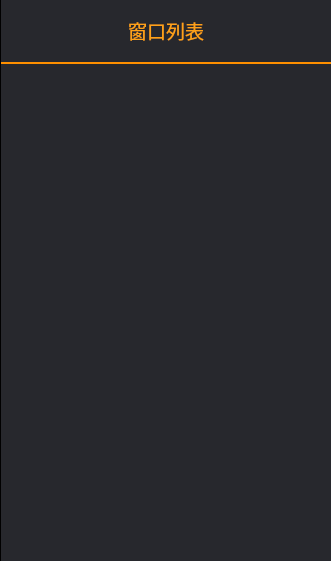
   <widget class="QWidget" name="Component_widget" native="true">
    <property name="geometry">
     <rect>
      <x>720</x>
      <y>0</y>
      <width>331</width>
      <height>561</height>
     </rect>
    </property>
    <layout class="QVBoxLayout" name="verticalLayout_2">
     <property name="spacing">
      <number>0</number>
     </property>
     <property name="margin">
      <number>0</number>
     </property>
     <item>
      <widget class="QWidget" name="widget" native="true">
       <property name="minimumSize">
        <size>
         <width>320</width>
         <height>62</height>
        </size>
       </property>
       <property name="maximumSize">
        <size>
         <width>16777215</width>
         <height>16777215</height>
        </size>
       </property>
       <property name="styleSheet">
        <string notr="true"/>
       </property>
       <layout class="QHBoxLayout" name="horizontalLayout_3">
        <property name="spacing">
         <number>0</number>
        </property>
        <property name="margin">
         <number>0</number>
        </property>
        <item>
         <widget class="Line" name="line_3">
          <property name="minimumSize">
           <size>
            <width>1</width>
            <height>0</height>
           </size>
          </property>
          <property name="maximumSize">
           <size>
            <width>1</width>
            <height>16777215</height>
           </size>
          </property>
          <property name="styleSheet">
           <string notr="true">background-color: rgb(0, 0, 0);</string>
          </property>
          <property name="orientation">
           <enum>Qt::Vertical</enum>
          </property>
         </widget>
        </item>
        <item>
         <layout class="QVBoxLayout" name="verticalLayout">
          <property name="spacing">
           <number>0</number>
          </property>
          <item>
           <widget class="QLabel" name="List_label">
            <property name="minimumSize">
             <size>
              <width>0</width>
              <height>62</height>
             </size>
            </property>
            <property name="maximumSize">
             <size>
              <width>16777215</width>
              <height>62</height>
             </size>
            </property>
            <property name="styleSheet">
             <string notr="true">	background-color: rgb(39, 40, 45);</string>
            </property>
            <property name="lineWidth">
             <number>1</number>
            </property>
            <property name="text">
             <string>&lt;html&gt;&lt;head/&gt;&lt;body&gt;&lt;p align=&quot;center&quot;&gt;&lt;span style=&quot; font-size:14pt; color:#ffa118;&quot;&gt;窗口列表&lt;/span&gt;&lt;/p&gt;&lt;/body&gt;&lt;/html&gt;</string>
            </property>
           </widget>
          </item>
          <item>
           <widget class="QLabel" name="label">
            <property name="minimumSize">
             <size>
              <width>0</width>
              <height>2</height>
             </size>
            </property>
            <property name="maximumSize">
             <size>
              <width>16777215</width>
              <height>2</height>
             </size>
            </property>
            <property name="styleSheet">
             <string notr="true">background-color: rgb(255, 144, 0);</string>
            </property>
            <property name="text">
             <string/>
            </property>
           </widget>
          </item>
          <item>
           <widget class="QDragListWidget" name="listWidget">
            <property name="minimumSize">
             <size>
              <width>320</width>
              <height>493</height>
             </size>
            </property>
            <property name="styleSheet">
             <string notr="true">

QListWidget
{
outline:0px;
background-color: rgb(39, 40, 45);
border:px;
}

 QListView::item:hover
{
	background-color: rgb(40, 41, 46);
}


 QListView::item:selected 
{
background-color: rgb(35, 36, 40);
}
 QListView::item
{
	background-color: rgb(39, 40, 45);
}</string>
            </property>
           </widget>
          </item>
         </layout>
        </item>
       </layout>
      </widget>
     </item>
     <item>
      <layout class="QHBoxLayout" name="horizontalLayout">
       <property name="spacing">
        <number>0</number>
       </property>
       <item>
        <widget class="Line" name="line_2">
         <property name="minimumSize">
          <size>
           <width>1</width>
           <height>0</height>
          </size>
         </property>
         <property name="maximumSize">
          <size>
           <width>1</width>
           <height>16777215</height>
          </size>
         </property>
         <property name="styleSheet">
          <string notr="true">background-color: rgb(0, 0, 0);</string>
         </property>
         <property name="orientation">
          <enum>Qt::Vertical</enum>
         </property>
        </widget>
       </item>
      </layout>
     </item>
    </layout>
   </widget>
